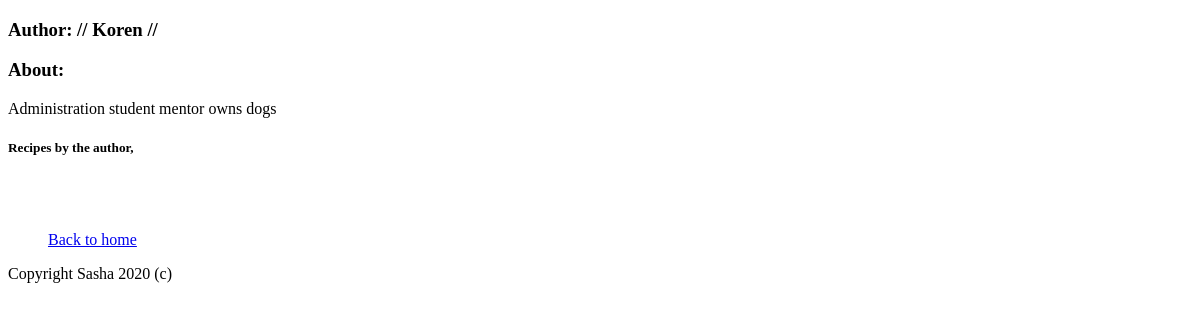
The page /author/2/ on the database as committed earlier.
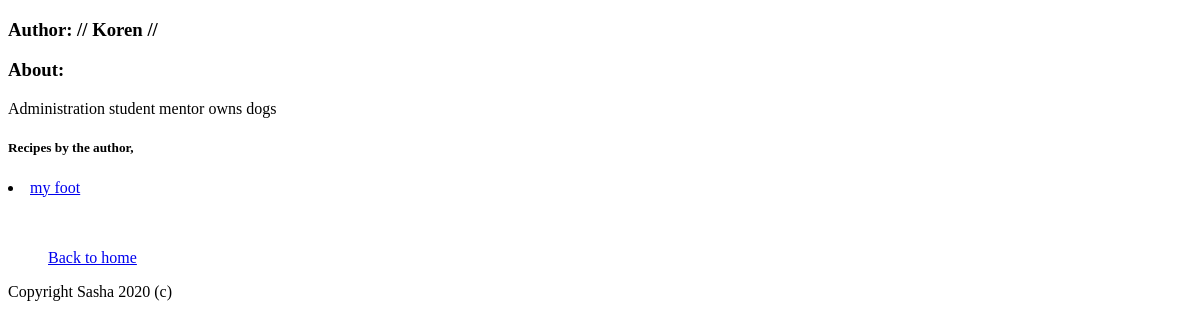
The same page on the database as committed later.
### book/models.py (models this page shows, shortened)
class RecipeItem(models.Model):
    title = models.CharField(max_length=50)
    author = models.ForeignKey(Author, on_delete=models.CASCADE)
    description = models.TextField()
    time_required = models.CharField(max_length=15)
    instructions = models.TextField()
    date = models.DateTimeField(default=timezone.now)

### book/views.py (the view)
# urls.py: path('author/<int:id>/', views.author),
def author(request, id):
    author_data = Author.objects.filter(id=id).first()
    data = RecipeItem.objects.all()
    return render(request, 'author.html', {
        'author_data': author_data, 'data': data})

### book/templates/author.html (shortened to what this page needs)
<!DOCTYPE html>
<html lang="en">
<head>
    <h3>Author: // {{ author_data.name }} //</h3>
</head>
<body>
    <h3>About:</h3>
    <p>{{author_data.bio}}</p>
    <main>
    <h5>Recipes by the author, </h5>
                {% for recipe in data %}
                {% if recipe.author.id == author_data.id %}
        <li><a href="/recipes/{{ recipe.id }}/">{{recipe.title}}</a></li>
                {% endif %}
                {% endfor %}
    </main>
    <br>
    <br>
    <ul>
        <a href='/'>Back to home</a>
    </ul>
</body>
<footer>Copyright Sasha 2020 (c)</footer>
</html>

Rows that differ between the two databases and show on the page:
added RecipeItem: title "my foot"
